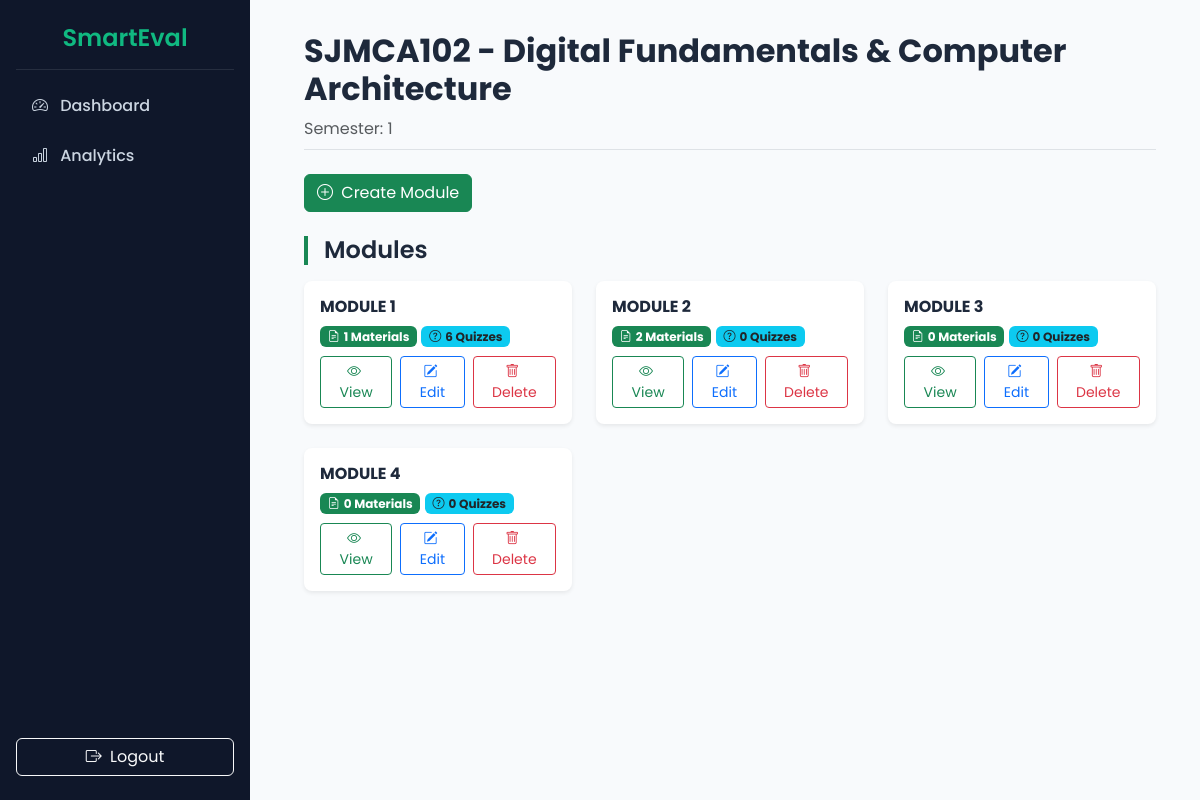
The page /course/13/ (signed in) on the database its author committed.
### evaluation/models.py (models this page shows, shortened)
class Course(models.Model):
    course_code = models.CharField(max_length=20)
    name = models.CharField(max_length=100, blank=True, null=True)
    semester = models.ForeignKey(Semester, on_delete=models.CASCADE)
    students = models.ManyToManyField(settings.AUTH_USER_MODEL, related_name='courses_enrolled', blank=True)
    assigned_teacher = models.ForeignKey(
        settings.AUTH_USER_MODEL,
        limit_choices_to={'role': 'Teacher'},
        null=True,
        blank=True,
        on_delete=models.SET_NULL   # ✅ persists if teacher deleted
    )
    class Meta:
        unique_together = ('course_code', 'semester')

class Semester(models.Model):
    name = models.CharField(max_length=20, unique=True)

class Module(models.Model):
    course = models.ForeignKey(Course, on_delete=models.CASCADE, related_name="modules")
    name = models.CharField(max_length=50)
    class Meta:
        unique_together = ('course', 'name')

### evaluation/views.py (the view, shortened to what this page needs)
# urls.py: path('course/<int:course_id>/', views.course_detail, name='course_detail'),
@login_required
def course_detail(request, course_id):
    course = get_object_or_404(Course, id=course_id)
    modules = course.modules.all()
    show_modal = False
    modal_error = None
    context = {
        "course": course,
        "modules": modules,
        "show_modal": show_modal,
        "modal_error": modal_error,
    }
    return render(request, "course_detail.html", context)

### templates/course_detail.html (shortened to what this page needs)
{% extends 'base_teacher.html' %}
{% load static %}
{% block content %}
<div class="container-fluid">
  <div class="d-flex justify-content-between align-items-center mb-4 border-bottom pb-2">
    <div>
      <h2 class="fw-bold">{{ course.course_code }} - {{ course.name }}</h2>
      <p class="text-muted mb-0">Semester: {{ course.semester.name }}</p>
    </div>
  </div>
  <button type="button" class="btn btn-success mb-4" data-bs-toggle="modal" data-bs-target="#createModuleModal">
    <i class="bi bi-plus-circle me-1"></i> Create Module
  </button>
  <h4 class="fw-semibold border-start border-4 border-success ps-3 mb-3">Modules</h4>
  <div class="row g-4">
    {% for module in modules %}
    <div class="col-md-4">
      <div class="p-3 bg-white rounded-3 shadow-sm h-100 d-flex flex-column justify-content-between">
        <div>
          <h6 class="fw-bold">{{ module.name }}</h6>
          <div class="mb-2">
            <span class="badge bg-success"><i class="bi bi-file-earmark-text me-1"></i>{{ module.materials.count }} Materials</span>
            <span class="badge bg-info text-dark"><i class="bi bi-question-circle me-1"></i>{{ module.quizzes.count }} Quizzes</span>
          </div>
        </div>
        <div class="d-flex gap-2">
          <a href="{% url 'module_detail' course.id module.id %}" class="btn btn-outline-success btn-sm flex-grow-1">
            <i class="bi bi-eye me-1"></i> View
          </a>
          <button type="button" class="btn btn-outline-primary btn-sm flex-grow-1 edit-btn"
            data-bs-toggle="modal" data-bs-target="#editModuleModal"
            data-module-id="{{ module.id }}" data-module-name="{{ module.name }}">
            <i class="bi bi-pencil-square me-1"></i> Edit
          </button>
          <form method="post" action="{% url 'delete_module' course.id module.id %}" class="flex-grow-1" onsubmit="return confirm('Are you sure you want to delete this module?');">
            <button type="submit" class="btn btn-outline-danger btn-sm w-100">
              <i class="bi bi-trash me-1"></i> Delete
            </button>
          </form>
        </div>
      </div>
    </div>
    {% empty %}
    <p class="text-muted">No modules yet. Create one to get started!</p>
    {% endfor %}
  </div>
</div>
{% endblock %}

### templates/base_teacher.html (style rules this page uses)
body { font-family: 'Poppins', sans-serif; background-color: #f8fafc; color: #1e293b; }

### rows shown on the page
Course: course_code "SJMCA102", name "Digital Fundamentals & Computer Architecture", semester.name "1"
Module: name "MODULE 1", materials.count "1", quizzes.count "6"
Module: name "MODULE 2", materials.count "2", quizzes.count "0"
Module: name "MODULE 3", materials.count "0", quizzes.count "0"
Module: name "MODULE 4", materials.count "0", quizzes.count "0"
